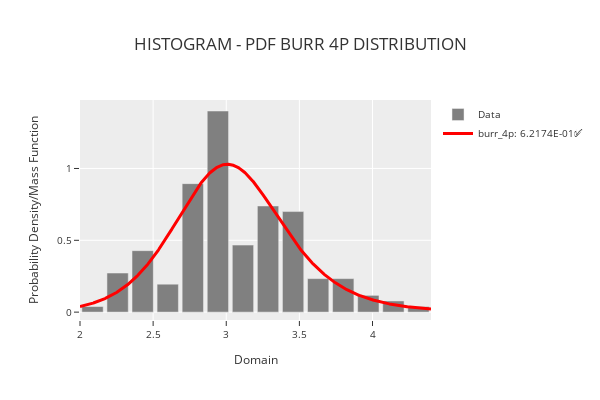
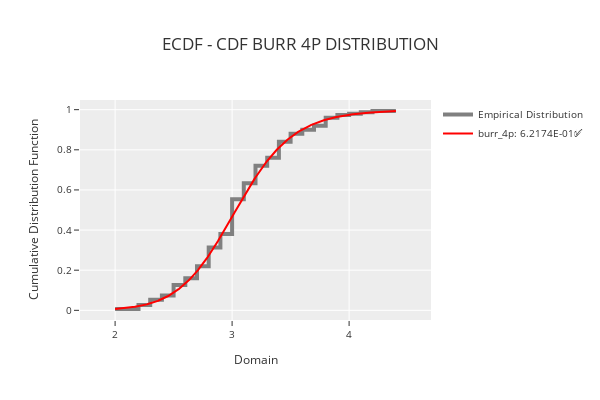
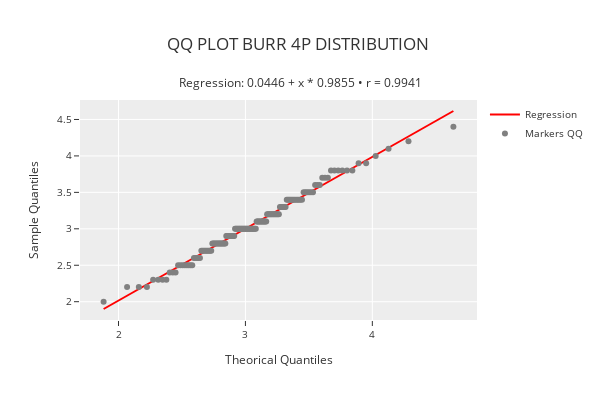

Notebook code cell kept with these figures, in order:
### Code cell
query = f"Find the best probability distribution to the SepalWidthCm columna and visualize"
response = agent.chat(query)
response.response

### Figure 1 — Plotly figure (JSON) as saved in the notebook; plotly's stock layout.template omitted (floating-point values rounded to 4 significant figures; data arrays with more than 128 entries replaced by an {"elided": "..."} marker saying what was removed)
{"data": [{"marker": {"color": "rgba(128,128,128,1)"}, "name": "Data", "showlegend": true, "type": "bar", "x": [2.086, 2.257, 2.429, 2.6, 2.771, 2.943, 3.114, 3.286, 3.457, 3.629, 3.8, 3.971, 4.143, 4.314], "y": [0.03889, 0.2722, 0.4278, 0.1944, 0.8944, 1.4, 0.4667, 0.7389, 0.7, 0.2333, 0.2333, 0.1167, 0.07778, 0.03889]}, {"line": {"color": "rgba(255,0,0,1)", "width": 3}, "mode": "lines", "name": "burr_4p: 6.2174E-01✅", "type": "scatter", "x": {"elided": "1000 float values"}, "y": {"elided": "1000 float values"}}], "layout": {"bargap": 0.15, "height": 400, "legend": {"font": {"size": 10}, "orientation": "v", "title": {"font": {"size": 10}}, "xanchor": "left", "y": 1, "yanchor": "auto"}, "title": {"text": "HISTOGRAM - PDF BURR 4P DISTRIBUTION"}, "width": 600, "xaxis": {"tickfont": {"size": 10}, "title": {"font": {"size": 12}, "text": "Domain"}}, "yaxis": {"tickfont": {"size": 10}, "title": {"font": {"size": 12}, "text": "Probability Density/Mass Function"}}}}

### Figure 2 — Plotly figure (JSON) as saved in the notebook; plotly's stock layout.template omitted (floating-point values rounded to 4 significant figures; data arrays with more than 128 entries replaced by an {"elided": "..."} marker saying what was removed)
{"data": [{"line": {"color": "rgba(128,128,128,1)", "width": 4}, "mode": "lines", "name": "Empirical Distribution", "showlegend": true, "type": "scatter", "x": [2, 2.2, 2.2, 2.3, 2.3, 2.4, 2.4, 2.5, 2.5, 2.6, 2.6, 2.7, 2.7, 2.8, 2.8, 2.9, 2.9, 3, 3, 3.1, 3.1, 3.2, 3.2, 3.3, 3.3, 3.4, 3.4, 3.5, 3.5, 3.6, 3.6, 3.7, 3.7, 3.8, 3.8, 3.9, 3.9, 4, 4, 4.1, 4.1, 4.2, 4.2, 4.4], "y": [0.006667, 0.006667, 0.02667, 0.02667, 0.05333, 0.05333, 0.07333, 0.07333, 0.1267, 0.1267, 0.16, 0.16, 0.22, 0.22, 0.3133, 0.3133, 0.38, 0.38, 0.5533, 0.5533, 0.6333, 0.6333, 0.72, 0.72, 0.76, 0.76, 0.84, 0.84, 0.88, 0.88, 0.9, 0.9, 0.92, 0.92, 0.96, 0.96, 0.9733, 0.9733, 0.98, 0.98, 0.9867, 0.9867, 0.9933, 0.9933, 1]}, {"line": {"color": "rgba(255,0,0,1)", "width": 2}, "mode": "lines", "name": "burr_4p: 6.2174E-01✅", "type": "scatter", "x": {"elided": "1000 float values"}, "y": {"elided": "1000 float values"}}], "layout": {"height": 400, "legend": {"font": {"size": 10}, "orientation": "v", "title": {"font": {"size": 10}}, "xanchor": "left", "y": 1, "yanchor": "auto"}, "title": {"text": "ECDF - CDF BURR 4P DISTRIBUTION"}, "width": 600, "xaxis": {"range": [1.7, 4.7], "tickfont": {"size": 10}, "title": {"font": {"size": 12}, "text": "Domain"}}, "yaxis": {"tickfont": {"size": 10}, "title": {"font": {"size": 12}, "text": "Cumulative Distribution Function"}}}}

### Figure 3 — Plotly figure (JSON) as saved in the notebook; plotly's stock layout.template omitted (floating-point values rounded to 4 significant figures; data arrays with more than 128 entries replaced by an {"elided": "..."} marker saying what was removed)
{"data": [{"line": {"color": "rgba(255,0,0,1)", "width": 2}, "mode": "lines", "name": "Regression", "type": "scatter", "x": {"elided": "150 float values"}, "y": {"elided": "150 float values"}}, {"marker": {"color": "rgba(128,128,128,1)", "size": 6}, "mode": "markers", "name": "Markers QQ", "type": "scatter", "x": {"elided": "150 float values"}, "y": {"elided": "150 float values"}}], "layout": {"height": 400, "legend": {"font": {"size": 10}, "orientation": "v", "title": {"font": {"size": 10}}, "xanchor": "left", "y": 1, "yanchor": "auto"}, "title": {"text": "QQ PLOT BURR 4P DISTRIBUTION <br><br><sup>Regression: 0.0446 + x * 0.9855 • r = 0.9941</sup>"}, "width": 600, "xaxis": {"tickfont": {"size": 10}, "title": {"font": {"size": 12}, "text": "Theorical Quantiles"}}, "yaxis": {"tickfont": {"size": 10}, "title": {"font": {"size": 12}, "text": "Sample Quantiles"}}}}
